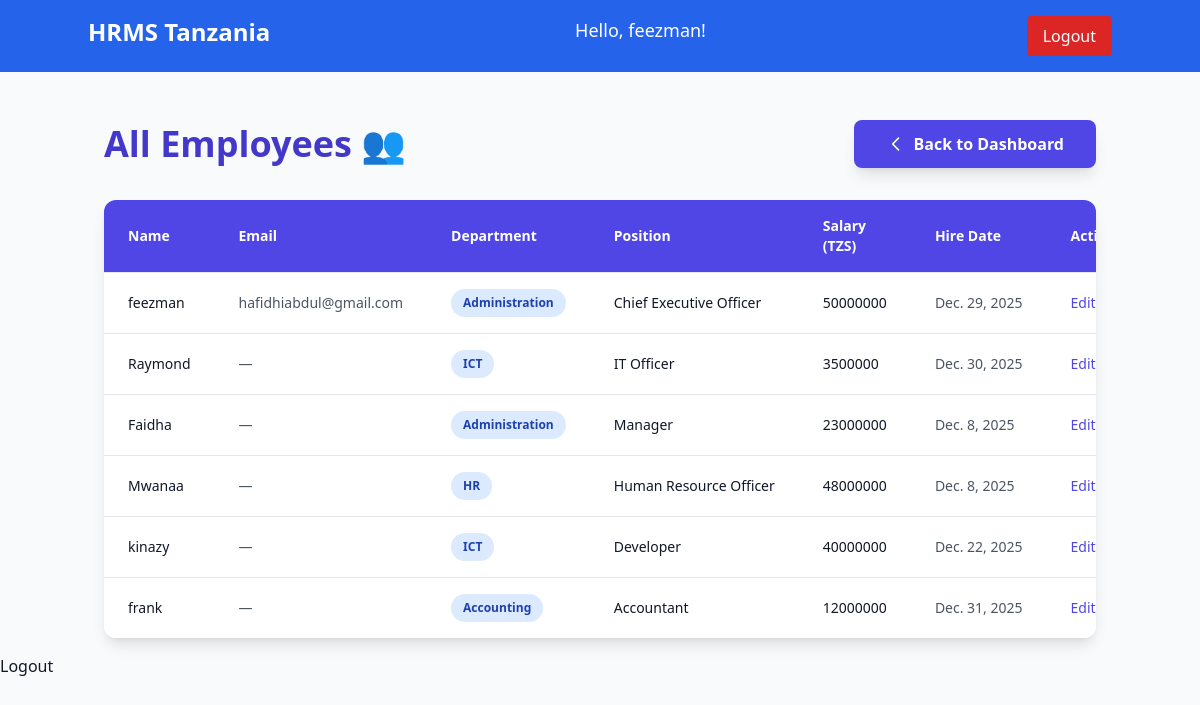
Screenshot of /employees/ (signed in) with the database file from the repository.
### hrms_app/models.py (models this page shows, shortened)
class Employee(models.Model):
    user = models.OneToOneField(User, on_delete=models.CASCADE)  # Link to Django's user for auth
    department = models.ForeignKey(Department, on_delete=models.SET_NULL, null=True)
    position = models.CharField(max_length=100)
    hire_date = models.DateField()
    salary = models.DecimalField(max_digits=10, decimal_places=2)
    phone = models.CharField(max_length=15, blank=True)
    profile_picture = models.ImageField(upload_to='profile_pics/', default='https://i.pravatar.cc/200', blank=True)
    PAYMENT_STATUS_CHOICES = [
        ('paid', 'Paid'),
        ('pending', 'Pending'),
        ('overdue', 'Overdue'),
    ]
    payment_status = models.CharField(
        max_length=10,
        choices=PAYMENT_STATUS_CHOICES,
        default='pending'
    )
    profile_picture = models.ImageField(
    upload_to='profile_pics/',
    default='https://i.pravatar.cc/200',
    blank=True,
    null=True
)

class Department(models.Model):
    name = models.CharField(max_length=100)
    description = models.TextField(blank=True)

### hrms_app/views.py (the view)
# urls.py: path('employees/', employee_list, name='employee_list'),
@login_required
def employee_list(request):
    employees = Employee.objects.all().select_related('department', 'user')
    context = {'employees': employees}
    return render(request, 'employee_list.html', context)

### hrms_app/templates/employee_list.html (shortened to what this page needs)
{% extends 'base.html' %}
{% block content %}
<div class="max-w-6xl mx-auto">
    <div class="flex justify-between items-center mb-8">
        <h2 class="text-4xl font-bold text-indigo-700">
            All Employees 👥
        </h2>
        <a href="{% url 'dashboard' %}" class="bg-indigo-600 hover:bg-indigo-700 text-white font-semibold py-3 px-8 rounded-lg shadow-lg transition transform hover:scale-105 flex items-center gap-2">
            <svg class="w-5 h-5" fill="none" stroke="currentColor" viewBox="0 0 24 24">
                <path stroke-linecap="round" stroke-linejoin="round" stroke-width="2" d="M15 19l-7-7 7-7"></path>
            </svg>
            Back to Dashboard
        </a>
    </div>
    <div class="bg-white rounded-xl shadow-lg overflow-hidden">
        <div class="overflow-x-auto">
            <table class="min-w-full divide-y divide-gray-200">
                <thead class="bg-indigo-600 text-white">
                    <tr>
                        <th class="px-6 py-4 text-left text-sm font-semibold">Name</th>
                        <th class="px-6 py-4 text-left text-sm font-semibold">Email</th>
                        <th class="px-6 py-4 text-left text-sm font-semibold">Department</th>
                        <th class="px-6 py-4 text-left text-sm font-semibold">Position</th>
                        <th class="px-6 py-4 text-left text-sm font-semibold">Salary (TZS)</th>
                        <th class="px-6 py-4 text-left text-sm font-semibold">Hire Date</th>
                        <th class="px-6 py-4 text-left text-sm font-semibold">Actions</th>
                    </tr>
                </thead>
                <tbody class="bg-white divide-y divide-gray-200">
                    {% for emp in employees %}
                    <tr class="hover:bg-gray-50 transition">
                        <td class="px-6 py-4 whitespace-nowrap">
                            <div class="text-sm font-medium text-gray-900">
                                {{ emp.user.get_full_name|default:emp.user.username }}
                            </div>
                        </td>
                        <td class="px-6 py-4 whitespace-nowrap text-sm text-gray-600">
                            {{ emp.user.email|default:"—" }}
                        </td>
                        <td class="px-6 py-4 whitespace-nowrap">
                            <span class="px-3 py-1 inline-flex text-xs leading-5 font-semibold rounded-full bg-blue-100 text-blue-800">
                                {{ emp.department.name|default:"—" }}
                            </span>
                        </td>
                        <td class="px-6 py-4 whitespace-nowrap text-sm text-gray-900">
                            {{ emp.position }}
                        </td>
                        <td class="px-6 py-4 whitespace-nowrap text-sm text-gray-900">
                            {{ emp.salary|floatformat:0 }}
                        </td>
                        <td class="px-6 py-4 whitespace-nowrap text-sm text-gray-600">
                            {{ emp.hire_date }}
                        </td>
                        <td class="px-6 py-4 whitespace-nowrap text-sm font-medium">
                            <a href="{% url 'admin:hrms_app_employee_change' emp.id %}" class="text-indigo-600 hover:text-indigo-900 mr-4">
                                Edit
                            </a>
                        </td>
                    </tr>
                    {% empty %}
                    <tr>
                        <td colspan="7" class="px-6 py-12 text-center text-gray-500">
                            No employees added yet. Add some in the admin panel!
                        </td>
                    </tr>
                    {% endfor %}
                </tbody>
            </table>
        </div>
    </div>
</div>
{% endblock %}

### hrms_app/templates/base.html (shortened to what this page needs)
<!DOCTYPE html>
<html lang="en">
<head>
    <script src="https://cdn.tailwindcss.com"></script>
</head>
<body class="bg-gray-50 text-gray-900 min-h-screen">
    <nav class="bg-blue-600 p-4 text-white">
        <div class="container mx-auto flex justify-between">
            <h1 class="text-2xl font-bold">HRMS Tanzania</h1>
        {% if user.is_authenticated %}
    <span class="text-lg">Hello, {{ user.get_full_name|default:user.username }}!</span>
    <form method="post" action="{% url 'logout' %}" class="inline">
        <button type="submit" class="text-white hover:underline ml-4 bg-red-600 hover:bg-red-700 px-4 py-2 rounded transition">
            Logout
        </button>
    </form>
{% else %}
    <a href="{% url 'login' %}" class="hover:underline">Login</a>
{% endif %}
        </div>
    </nav>
    <div class="container mx-auto mt-8 p-4">
        {% block content %}{% endblock %}
    </div>
    <a href="{% url 'logout' %}" onclick="event.preventDefault(); document.getElementById('logout-form').submit();" class="hover:underline cursor-pointer">
    Logout
</a>
</body>
</html>

### rows the page displays
Employee: user.get_full_name "feezman", user.email "hafidhiabdul@gmail.com", department.name "Administration", position "Chief Executive Officer", salary "50000000", hire_date "Dec. 29, 2025"
Employee: user.get_full_name "Raymond", user.email "—", department.name "ICT", position "IT Officer", salary "3500000", hire_date "Dec. 30, 2025"
Employee: user.get_full_name "Faidha", user.email "—", department.name "Administration", position "Manager", salary "23000000", hire_date "Dec. 8, 2025"
Employee: user.get_full_name "Mwanaa", user.email "—", department.name "HR", position "Human Resource Officer", salary "48000000", hire_date "Dec. 8, 2025"
Employee: user.get_full_name "kinazy", user.email "—", department.name "ICT", position "Developer", salary "40000000", hire_date "Dec. 22, 2025"
Employee: user.get_full_name "frank", user.email "—", department.name "Accounting", position "Accountant", salary "12000000", hire_date "Dec. 31, 2025"

### other values shown
{{ user.get_full_name|default:user.username }} "feezman"
